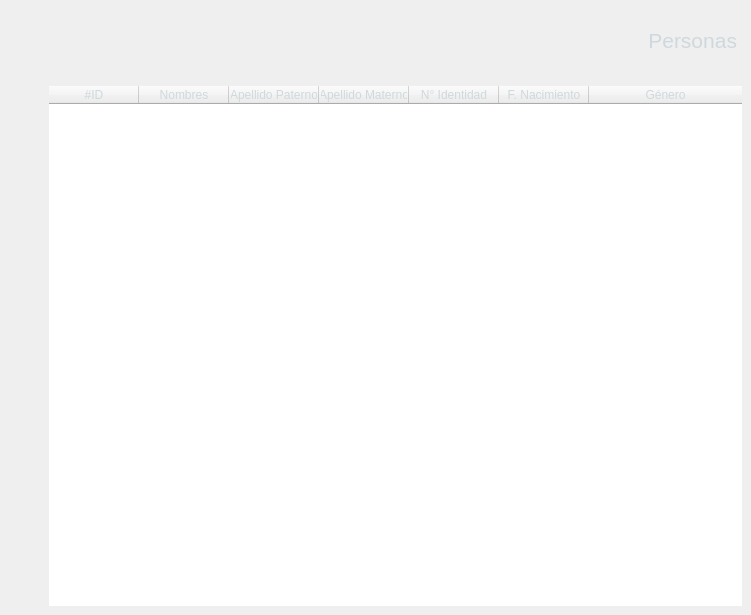
<?xml version="1.0" encoding="UTF-8"?>
<ui version="4.0">
 <class>Frame</class>
 <widget class="QFrame" name="Frame">
  <property name="geometry">
   <rect>
    <x>0</x>
    <y>0</y>
    <width>751</width>
    <height>615</height>
   </rect>
  </property>
  <property name="windowTitle">
   <string>Frame</string>
  </property>
  <property name="lineWidth">
   <number>0</number>
  </property>
  <layout class="QVBoxLayout" stretch="1,8">
   <property name="spacing">
    <number>10</number>
   </property>
   <property name="leftMargin">
    <number>40</number>
   </property>
   <property name="topMargin">
    <number>0</number>
   </property>
   <property name="rightMargin">
    <number>0</number>
   </property>
   <property name="bottomMargin">
    <number>0</number>
   </property>
   <item>
    <widget class="QFrame" name="frame">
     <property name="sizePolicy">
      <sizepolicy hsizetype="Expanding" vsizetype="Expanding">
       <horstretch>0</horstretch>
       <verstretch>0</verstretch>
      </sizepolicy>
     </property>
     <property name="layoutDirection">
      <enum>Qt::RightToLeft</enum>
     </property>
     <property name="frameShape">
      <enum>QFrame::NoFrame</enum>
     </property>
     <property name="frameShadow">
      <enum>QFrame::Raised</enum>
     </property>
     <property name="lineWidth">
      <number>0</number>
     </property>
     <widget class="QLabel" name="label">
      <property name="geometry">
       <rect>
        <x>486</x>
        <y>30</y>
        <width>211</width>
        <height>20</height>
       </rect>
      </property>
      <property name="sizePolicy">
       <sizepolicy hsizetype="Expanding" vsizetype="Expanding">
        <horstretch>0</horstretch>
        <verstretch>0</verstretch>
       </sizepolicy>
      </property>
      <property name="font">
       <font>
        <pointsize>16</pointsize>
       </font>
      </property>
      <property name="styleSheet">
       <string notr="true">QLabel {
	color: #cfd8dc;
}</string>
      </property>
      <property name="text">
       <string>Personas</string>
      </property>
      <property name="alignment">
       <set>Qt::AlignRight|Qt::AlignTrailing|Qt::AlignVCenter</set>
      </property>
     </widget>
     <widget class="QPushButton" name="btn_plus">
      <property name="geometry">
       <rect>
        <x>0</x>
        <y>30</y>
        <width>31</width>
        <height>31</height>
       </rect>
      </property>
      <property name="cursor">
       <cursorShape>PointingHandCursor</cursorShape>
      </property>
      <property name="text">
       <string/>
      </property>
      <property name="icon">
       <iconset>
        <normaloff>../assets/images/plus.png</normaloff>../assets/images/plus.png</iconset>
      </property>
      <property name="iconSize">
       <size>
        <width>25</width>
        <height>25</height>
       </size>
      </property>
      <property name="flat">
       <bool>true</bool>
      </property>
     </widget>
    </widget>
   </item>
   <item>
    <widget class="QFrame" name="frame_2">
     <property name="frameShape">
      <enum>QFrame::NoFrame</enum>
     </property>
     <property name="frameShadow">
      <enum>QFrame::Raised</enum>
     </property>
     <layout class="QVBoxLayout" name="verticalLayout">
      <item>
       <widget class="QTableWidget" name="table">
        <property name="enabled">
         <bool>true</bool>
        </property>
        <property name="sizePolicy">
         <sizepolicy hsizetype="Expanding" vsizetype="Expanding">
          <horstretch>0</horstretch>
          <verstretch>0</verstretch>
         </sizepolicy>
        </property>
        <property name="styleSheet">
         <string notr="true">color: #cfd8dc;</string>
        </property>
        <property name="frameShape">
         <enum>QFrame::NoFrame</enum>
        </property>
        <property name="verticalScrollBarPolicy">
         <enum>Qt::ScrollBarAsNeeded</enum>
        </property>
        <property name="sizeAdjustPolicy">
         <enum>QAbstractScrollArea::AdjustToContents</enum>
        </property>
        <property name="editTriggers">
         <set>QAbstractItemView::NoEditTriggers</set>
        </property>
        <property name="alternatingRowColors">
         <bool>false</bool>
        </property>
        <property name="textElideMode">
         <enum>Qt::ElideMiddle</enum>
        </property>
        <property name="verticalScrollMode">
         <enum>QAbstractItemView::ScrollPerItem</enum>
        </property>
        <property name="showGrid">
         <bool>true</bool>
        </property>
        <property name="gridStyle">
         <enum>Qt::SolidLine</enum>
        </property>
        <property name="sortingEnabled">
         <bool>true</bool>
        </property>
        <property name="cornerButtonEnabled">
         <bool>false</bool>
        </property>
        <property name="rowCount">
         <number>0</number>
        </property>
        <property name="columnCount">
         <number>7</number>
        </property>
        <attribute name="horizontalHeaderVisible">
         <bool>true</bool>
        </attribute>
        <attribute name="horizontalHeaderCascadingSectionResizes">
         <bool>false</bool>
        </attribute>
        <attribute name="horizontalHeaderMinimumSectionSize">
         <number>85</number>
        </attribute>
        <attribute name="horizontalHeaderDefaultSectionSize">
         <number>90</number>
        </attribute>
        <attribute name="horizontalHeaderShowSortIndicator" stdset="0">
         <bool>true</bool>
        </attribute>
        <attribute name="horizontalHeaderStretchLastSection">
         <bool>true</bool>
        </attribute>
        <attribute name="verticalHeaderVisible">
         <bool>true</bool>
        </attribute>
        <attribute name="verticalHeaderHighlightSections">
         <bool>true</bool>
        </attribute>
        <attribute name="verticalHeaderShowSortIndicator" stdset="0">
         <bool>true</bool>
        </attribute>
        <column>
         <property name="text">
          <string>#ID</string>
         </property>
        </column>
        <column>
         <property name="text">
          <string>Nombres</string>
         </property>
        </column>
        <column>
         <property name="text">
          <string>Apellido Paterno</string>
         </property>
        </column>
        <column>
         <property name="text">
          <string>Apellido Materno</string>
         </property>
        </column>
        <column>
         <property name="text">
          <string>N° Identidad</string>
         </property>
        </column>
        <column>
         <property name="text">
          <string>F. Nacimiento</string>
         </property>
        </column>
        <column>
         <property name="text">
          <string>Género</string>
         </property>
        </column>
       </widget>
      </item>
     </layout>
    </widget>
   </item>
  </layout>
 </widget>
 <resources/>
 <connections/>
</ui>
